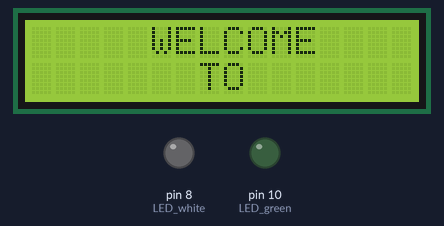
Simulated run of this sketch. Board: Arduino Mega 2560, built with avr-gcc and run on an emulated ATmega2560. Parts: 16×2 character LCD, output pins drawn as LEDs (lit = HIGH). The modem accepts every AT command (registered, SIM ready, sends succeed) and sends nothing else; what the sketch prints to the serial monitor is not drawn.

Above: at 0.5 s.
At 2.5 s:
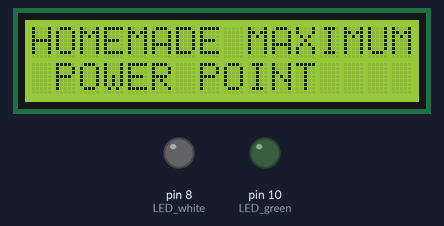
At 6.6 s:
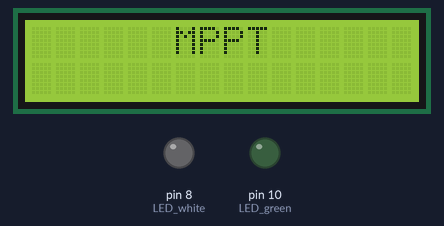
At 11.6 s:
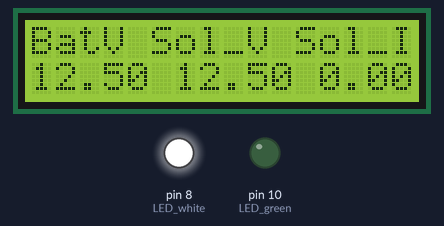
Timing chart, 0 to 13.1 s (numbered marks = the images above):
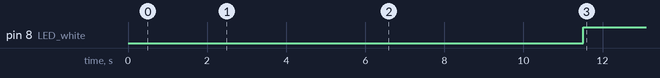

The sketch:

MPPT_Final.ino
```cpp
//Home made maximum power point tracking system

#include <LiquidCrystal.h>
const int rs = 12, en = 11, d4 = 5, d5 = 4, d6 = 3, d7 = 2;
LiquidCrystal lcd(rs, en, d4, d5, d6, d7);

#define LED_green 10
# define LED_white 8
///////////////////////////////////////////////////////////////////////
#define DEBUG true
String mySSID = "project";       // WiFi SSID
String myPWD = "123456789"; // WiFi Password
String myAPI = "L99BJG2PTQDUPAW4";   // API Key
String myHOST = "api.thingspeak.com";
String myPORT = "80";

String myFIELD1 = "field1";
String myFIELD2 = "field2";
String myFIELD3 = "field3";

float sendVal;
////////////////////////////////////////////////////////////////////////


const int Batery_voltageSensor = A0;
int Batery_value = 0;
float Batery_vOUT = 0.0;
float Batery_vIN = 0.0;

const int Solar_voltageSensor = A1;
int Solar_value = 0;
float Solar_vOUT = 0.0;
float Solar_vIN = 0.0;


float R1 = 30000.0;
float R2 = 7500.0;


const int currentPin = A2;
int sensitivity = 66;
int adcValue= 0;
int offsetVoltage = 2500;
double adcVoltage = 0;
double currentValue = 0;


void AfterBoot()
  {
        int i;
        digitalWrite(LED_BUILTIN, HIGH);   // turn the LED on (HIGH is the voltage level)
        delay(100);                       // wait for a second
        digitalWrite(LED_BUILTIN, LOW);    // turn the LED off by making the voltage LOW
        delay(100);
        digitalWrite(LED_BUILTIN, HIGH);   // turn the LED on (HIGH is the voltage level)
        delay(100);                       // wait for a second
        digitalWrite(LED_BUILTIN, LOW);    // turn the LED off by making the voltage LOW
        delay(100);
        lcd.begin(16, 2);
        lcd.print("     WELCOME    ");
        lcd.setCursor(0, 1);
        lcd.print("       TO       ");
        delay(2000);
        lcd.clear();
        delay(20);
        lcd.print("HOMEMADE MAXIMUM");
        lcd.setCursor(0, 1);
        lcd.print(" POWER POINT");
        delay(2000);
        lcd.clear();
        lcd.print(" TRACKING SYSTEM");
        delay(2000);
        lcd.clear();
        lcd.print("      MPPT      ");

  }


void connect_wifi()
  {
      espData("AT+RST", 1000, DEBUG);                      //Reset the ESP8266 module
      espData("AT+CWMODE=1", 1000, DEBUG);                 //Set the ESP mode as station mode
      espData("AT+CWJAP=\""+ mySSID +"\",\""+ myPWD +"\"", 1000, DEBUG);   //Connect to WiFi network
      /*while(!esp.find("OK"))
      {
          //Wait for connection
      }*/
//      String ip = "AT+CIFSR";
//     Serial1.println(ip);
//      Serial.print("ip is ");
//      delay(2000);
//      // Loop through all the data returned
//      while(Serial1.available())
//        {
//          // The esp has data so display its output to the serial window
//          char d = Serial1.read(); // read the next character.
//          Serial.write(d);
//        }
//    Serial.println("");
      delay(1000);
  }


void setup()
  {
    char c;
    Serial.begin(9600);
    Serial1.begin(115200);
    pinMode(LED_green, OUTPUT);
    pinMode(LED_white, OUTPUT);
    digitalWrite(LED_green, LOW);
    digitalWrite(LED_white, LOW);
    AfterBoot();
    delay(1000);
    Serial.println("hello word");
    connect_wifi();

  }


void loop()
  {
     Batery_value = analogRead(Batery_voltageSensor);
     Batery_vOUT = (Batery_value * 5.0) / 1024.0;
     Batery_vIN = Batery_vOUT / (R2/(R1+R2));

     Solar_value = analogRead(Solar_voltageSensor);
     Solar_vOUT = (Solar_value * 5.0) / 1024.0;
     Solar_vIN = Solar_vOUT / (R2/(R1+R2));

     adcValue = analogRead(currentPin);
     adcVoltage = (adcValue / 1024.0) * 5000;
     currentValue = ((adcVoltage - offsetVoltage) / sensitivity);


     lcd.clear();
     lcd.print("BatV ");
     lcd.setCursor(0, 1);
     lcd.print(Batery_vIN);

     lcd.setCursor(5, 0);
     lcd.print("Sol_V ");
     lcd.setCursor(6, 1);
     lcd.print(Solar_vIN);

     lcd.setCursor(11, 0);
     lcd.print("Sol_I");
     lcd.setCursor(12, 1);
     lcd.print(currentValue);


    if(Batery_vIN >= 11.0)
        {
            digitalWrite(LED_white, HIGH);
            digitalWrite(LED_green, LOW);


        }

      else
        {
            digitalWrite(LED_white, LOW);
            digitalWrite(LED_green, HIGH);

         }

     update_data();


  }


void update_data()
  {
        //sendVal = random(1000); // Send a random number between 1 and 1000
        sendVal = Batery_vIN; // Send a random number between 1 and 1000
        String sendData = "GET /update?api_key="+ myAPI +"&"+ myFIELD1 +"="+String(sendVal);
        espData("AT+CIPMUX=1", 1000, DEBUG);       //Allow multiple connections
        espData("AT+CIPSTART=0,\"TCP\",\""+ myHOST +"\","+ myPORT, 1000, DEBUG);
        espData("AT+CIPSEND=0," +String(sendData.length()+4),1000,DEBUG);
        Serial1.find(">");
        Serial1.println(sendData);
        Serial.print("Value to be sent: ");
        Serial.println(sendVal);
        espData("AT+CIPCLOSE=0",1000,DEBUG);

        delay(5000);

       // sendData = "\n";
        sendVal = currentValue; // Send a random number between 1 and 1000
         sendData = "GET /update?api_key="+ myAPI +"&"+ myFIELD2 +"="+String(sendVal);
        espData("AT+CIPMUX=1", 1000, DEBUG);       //Allow multiple connections
        espData("AT+CIPSTART=0,\"TCP\",\""+ myHOST +"\","+ myPORT, 1000, DEBUG);
        espData("AT+CIPSEND=0," +String(sendData.length()+4),1000,DEBUG);
        Serial1.find(">");
        Serial1.println(sendData);
        Serial.print("Value to be sent: ");
        Serial.println(sendVal);
        espData("AT+CIPCLOSE=0",1000,DEBUG);

        delay(5000);


        //sendData = "\n";
        sendVal = Solar_vIN; // Send a random number between 1 and 1000
         sendData = "GET /update?api_key="+ myAPI +"&"+ myFIELD3 +"="+String(sendVal);
        espData("AT+CIPMUX=1", 1000, DEBUG);       //Allow multiple connections
        espData("AT+CIPSTART=0,\"TCP\",\""+ myHOST +"\","+ myPORT, 1000, DEBUG);
        espData("AT+CIPSEND=0," +String(sendData.length()+4),1000,DEBUG);
        Serial1.find(">");
        Serial1.println(sendData);
        Serial.print("Value to be sent: ");
        Serial.println(sendVal);
        espData("AT+CIPCLOSE=0",1000,DEBUG);
        delay(5000);
        //sendData = "\n";
  }


  String espData(String command, const int timeout, boolean debug)
{
  Serial.print("AT Command ==> ");
  Serial.print(command);
  Serial.println("     ");

  String response = "";
  Serial1.println(command);
  long int time = millis();
  while ( (time + timeout) > millis())
  {
    while (Serial1.available())
    {
      char c = Serial1.read();
      response += c;
    }
  }
  if (debug)
  {
    //Serial.print(response);
  }
  return response;
}
```

Measured:
- by itself, pin 8 (LED_white): LOW → HIGH at 11.5 s
- what the display in image 0 shows lasts 2.0 s, from 0.5 s to 2.5 s
- what the display in image 2 shows lasts 5.0 s, from 6.5 s to 11.5 s
